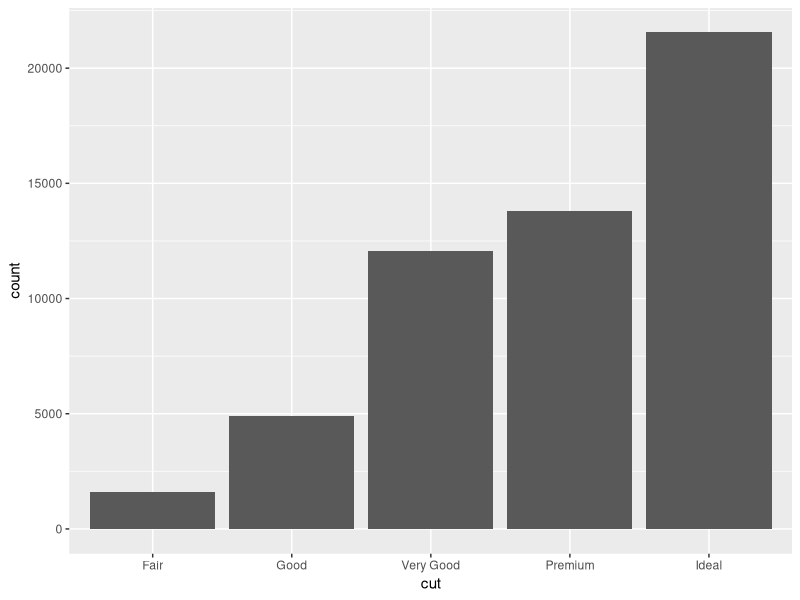
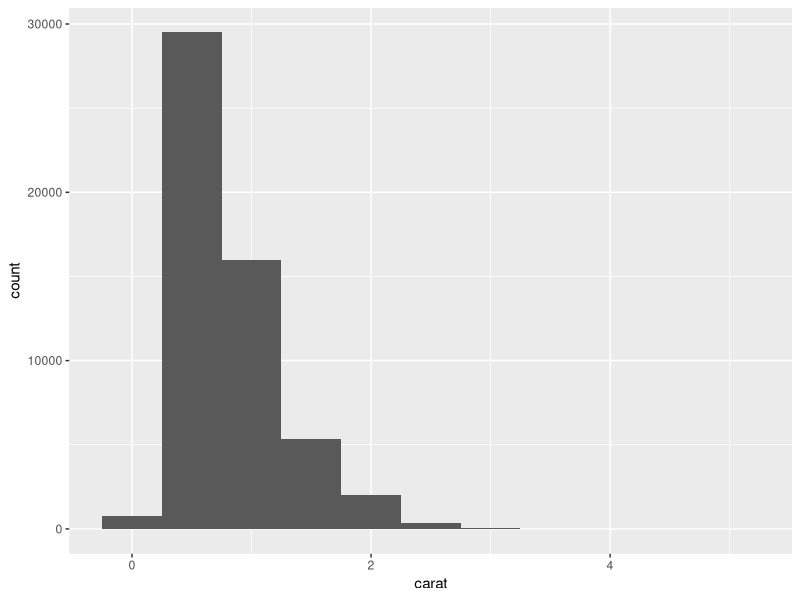
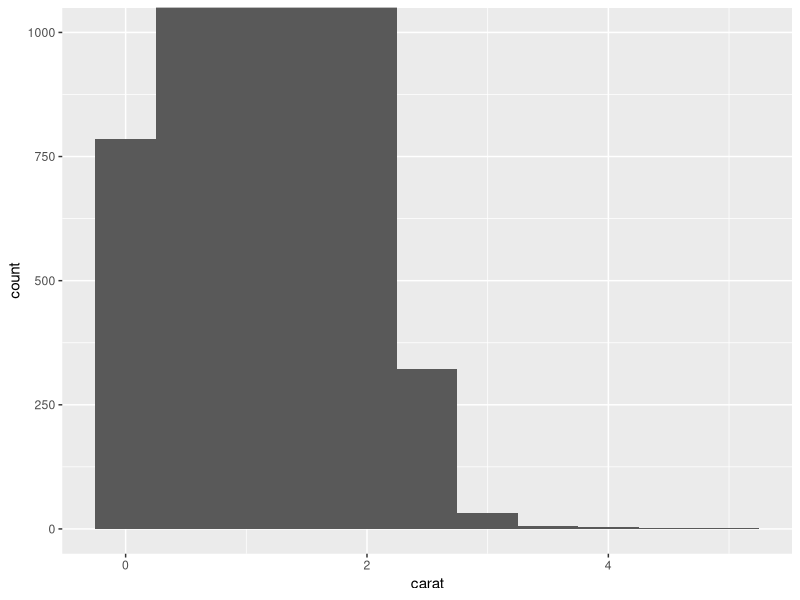
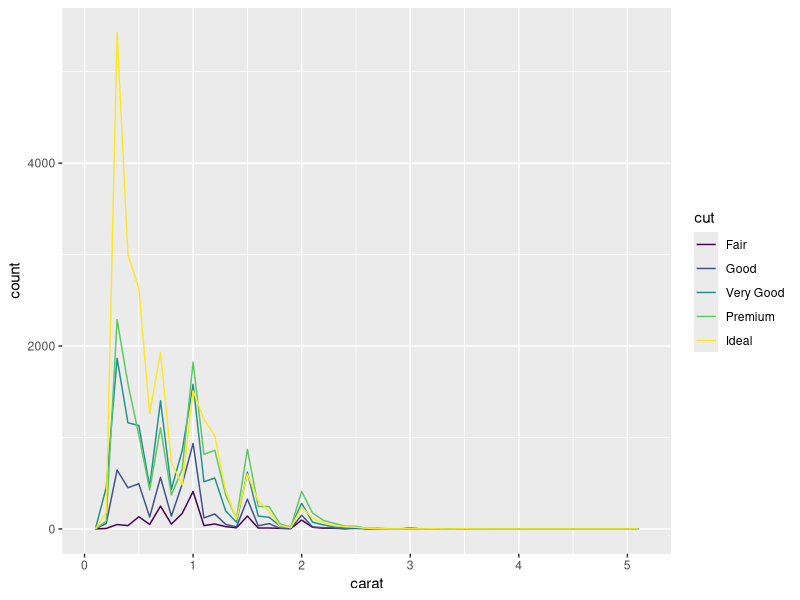
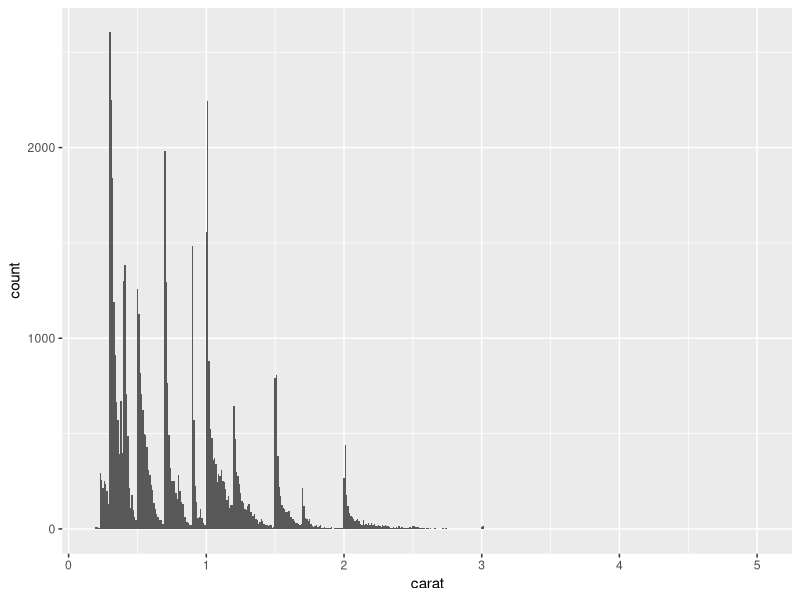
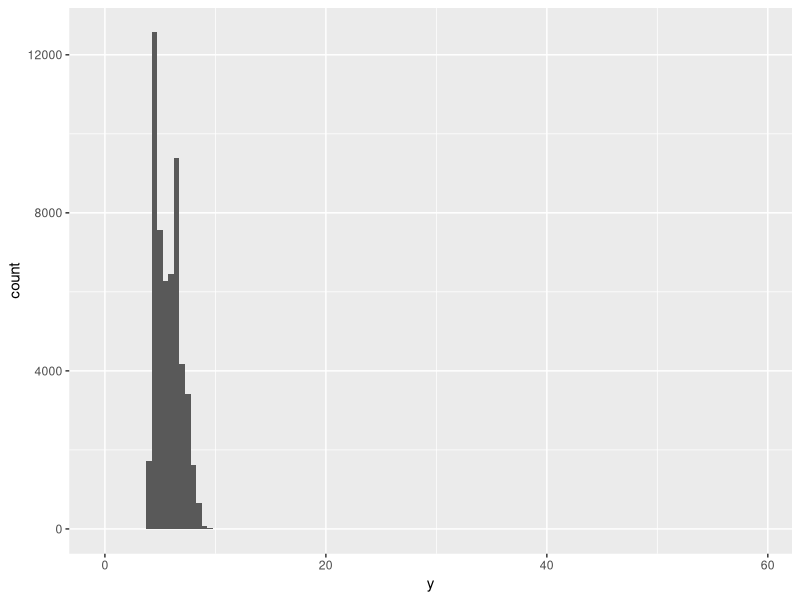
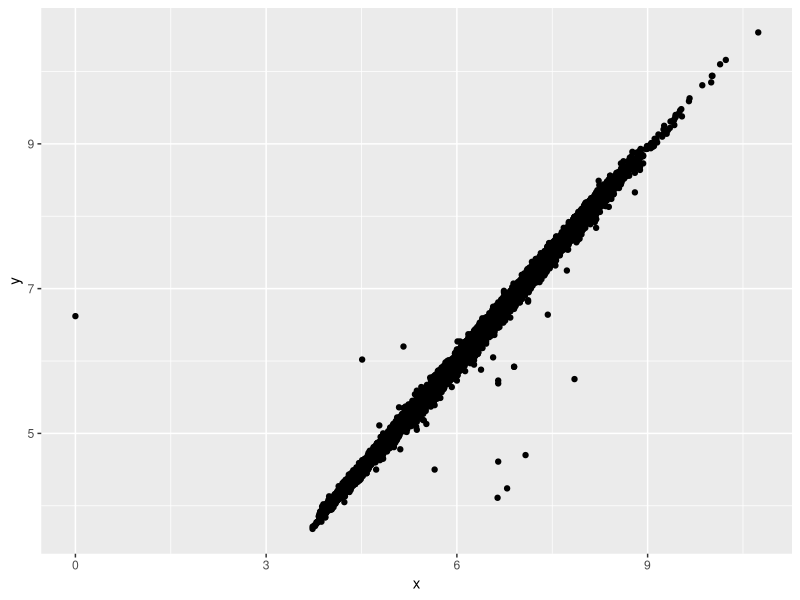
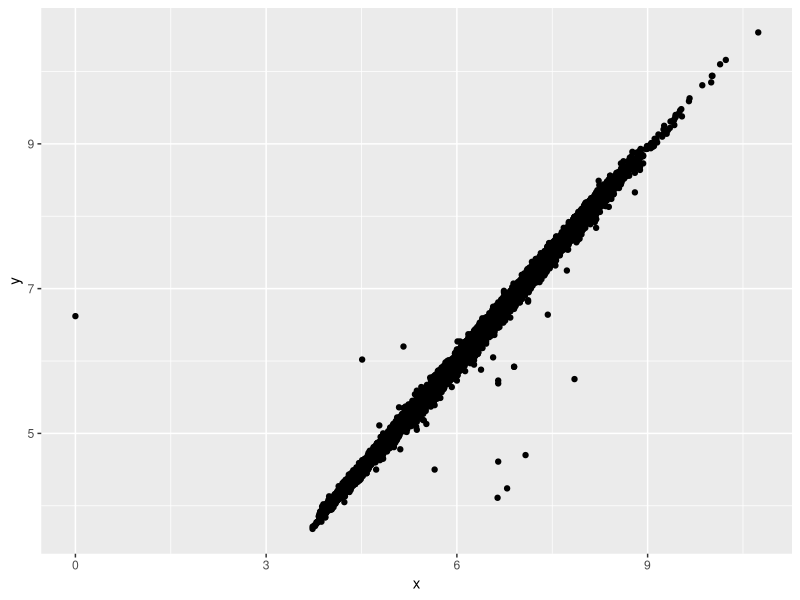

These figures' R source, in order: (Note: this script raises an error after producing the figures.)
# Book: R for Data Science https://r4ds.had.co.nz
# Chapter 7

# Use visualisation and transformation to explore your data in a systematic way - exploratory data analysis (EDA)
# EDA iterative cycle:
# 1) Generate questions about your data.
# 2) Search for answers by visualising, transforming, and modelling your data.
# 3) Use what you learn to refine your questions and/or generate new questions.

# install.packages("tidyverse")
library(tidyverse)

View(diamonds)
?diamonds

# Categorical & continues variables. Intuition
# Categorical variable takes one of a relativly small set of values
# Continues variable takes any of an infinite set of ordered values

# Determine categorical and continues variables in diamonds? 


# 1. Variation

# 1.1 Categorical variable - geom_bar(), count()
ggplot(diamonds, aes(cut)) +
  geom_bar()

diamonds %>%
  count(cut)

count (diamonds,cut)

# Note - short form is used for simplicity (data, mapping are omitted)

# 1.2 Continues variable - geom_histogram(), count(), geom_freqpoly()
ggplot(diamonds, aes(carat)) +
  geom_histogram(binwidth = 0.5)

diamonds %>%
  count(cut_width(carat, 0.5))

# <TODO> What are the min and max values of diamonds$carat? 
# Discover min(), max() and summary()

summary (diamonds$carat)
min (diamonds$carat)

# Why oservations with carat>=3 were not visualised on the above histogram?  

# one can zoom to small values of the y-axis to visualize them
ggplot(diamonds, aes(carat)) +
  geom_histogram(binwidth = 0.5) +
  coord_cartesian(ylim = c(0,1000)) 


# Multiple histograms in the same plot
# Use geom_freqpoly() to avoid overlapping (uses count() the same as geom_histogram())
ggplot(diamonds, aes(carat, colour = cut)) +
  geom_freqpoly(binwidth = 0.1)
 

# 1.3 Typical values
# The histogram below suggests several interesting questions:
# 1) Why are there more diamonds at whole carats and common fractions of carats?
# 2) Why are there more diamonds slightly to the right of each peak than there are slightly to the left of each peak?
ggplot(diamonds, aes(x = carat)) +
  geom_histogram(binwidth = 0.01)


# 1.4 Unusual values
# Outliers are observations that are unusual; data points that don’t seem to fit the pattern. 
# Sometimes outliers are data entry errors; other times outliers suggest important new science.
# When you have a lot of data, outliers are sometimes difficult to see in a histogram (see example above, where we limited y).

# Let's take the distribution of the y variable from the diamonds dataset. 
# The only evidence of outliers is the unusually wide limits on the x-axis.
ggplot(diamonds, aes(y)) + 
  geom_histogram(binwidth = 0.5)

# <TODO> How can we visualize outliers?

# добавить  coord_cartesian(ylim = c(0,1000)) 

# What three unusual values are?

unusual <- diamonds %>% 
  filter(y < 3 | y > 20) %>% 
  select(price, x, y, z) %>%
  arrange(y)

unusual

# We know that diamonds can’t have a width of 0mm, so these values must be incorrect.
# We might also suspect that measurements of 32mm and 59mm are implausible: those diamonds are over an inch long, 
# but don’t cost hundreds of thousands of dollars!

# It’s good practice to repeat your analysis with and without the outliers. 
# If they have minimal effect on the results, and you can’t figure out why they’re there, 
# it’s reasonable to replace them with missing values, and move on. 
# However, if they have a substantial effect on your results, you shouldn’t drop them without justification. 
# You’ll need to figure out what caused them (e.g. a data entry error) and disclose that you removed them in your write-up



# 2. Missing values
# What to do with unusual values?

# Option 1: drop the enture row - not recommended
diamonds2 <- diamonds %>% 
  filter(between(y, 3, 20))

# Option 2: replacing the unusual values with missing values
diamonds2 <- diamonds %>% 
  mutate(y = ifelse(y < 3 | y > 20, NA, y))


# When you print variable with missing value ggplot gives you a warning
ggplot(data = diamonds2, mapping = aes(x = x, y = y)) + 
  geom_point()

# To suppress that warning, set na.rm = TRUE:
ggplot(data = diamonds2, mapping = aes(x = x, y = y)) + 
  geom_point(na.rm = TRUE)

# One can make new variable with is.na() and use it in analysys.
# E.g. in nycflights13::flights, missing values in the dep_time variable indicate that the flight was cancelled.
# So you might want to compare the scheduled departure times for cancelled and non-cancelled times.
flights %>% 
  mutate(
    cancelled = is.na(dep_time),
    sched_hour = sched_dep_time %/% 100,
    sched_min = sched_dep_time %% 100,
    sched_dep_time = sched_hour + sched_min / 60
  ) %>% 
  ggplot(aes(sched_dep_time, colour = cancelled)) + 
    geom_freqpoly(binwidth = 1/4)

# There are many more non-cancelled flights than cancelled flights, therefor the plot isn't great



# 3. Covariation. Intuition

# Covariation is the tendency for the values of two or more variables to vary together in a related way.
# The best way to spot covariation is to visualise the relationship between two or more variables.


# 3.1 A categorical and continuous variable - geom_freqpoly(), box_plot()

# <TODO> Use geom_freaqpoly() to visualize price variations for different cuts (binwidth = 500)



# It’s hard to see the difference in distribution because the overall counts differ so much:
# <TODO> Use geom_bar() or count() to show the counts differ for different cuts




# Solution: to make the comparison easier, instead of displaying count, we’ll display density,
# which is the count standardised so that the area under each frequency polygon is one.

ggplot(diamonds, aes(price, y = ..density.., colour = cut)) + 
  geom_freqpoly(binwidth = 500)

# <TODO> How average price depends on cut value?

# A boxplot can answer this question more pricesely.
# Boxplot explanation: https://en.wikipedia.org/wiki/Box_plot#cite_note-4, https://towardsdatascience.com/understanding-boxplots-5e2df7bcbd51

ggplot(diamonds, aes(cut, price)) +
  geom_boxplot()

ggplot(diamonds, aes(x = reorder(cut, price, FUN = median), price)) +
  geom_boxplot()

ggplot(diamonds, aes(x = reorder(cut, price, FUN = median), price)) +
  geom_boxplot() +
  coord_flip()



# 3.2 Two categorical variables
# To visualise the covariation between categorical variables, you’ll need to count the number of observations for each combination. 
# geom_count(), count()

ggplot(diamonds, aes(cut, color)) +
  geom_count()

color_cut <- diamonds %>%
  count(color, cut)

# <TODO> What kind of dependency between color and cut have you mention in the plot and color_cut?


# 3.3 Two continuous variables

# <TODO> How did you visualize the covariation between two continues variables in pr_visualization?
# <TODO> Visualize a relationship between the carat size and price of a diamond




# Scatterplots become less useful as the size of your dataset grows, because points begin to overplot, 
# One way to fix the problem - using the alpha aesthetic to add transparency.

ggplot(diamonds, aes(carat, price, alpha = 1 / 100)) + 
  geom_point()

# Another solution - geom_bin2d() to bin in two dimensions
ggplot(diamonds, aes(carat, price)) +
  geom_bin2d()


# Another option is to bin one continuous variable so it acts like a categorical variable
ggplot(diamonds, aes(carat, price)) + 
  geom_boxplot(aes(group = cut_width(carat, 0.3)))

# With varwidth = TRUE width of the boxplot proportional to the number of points
ggplot(diamonds, aes(carat, price)) + 
  geom_boxplot(aes(group = cut_width(carat, 0.3)), varwidth = TRUE)


# 4. Patterns and models

# A scatterplot of Old Faithful eruption lengths versus the wait time between eruptions shows a pattern: 
# longer wait times are associated with longer eruptions. 
# The scatterplot also displays the two clusters that we noticed above

ggplot(faithful, aes(eruptions, waiting)) + 
  geom_point()







